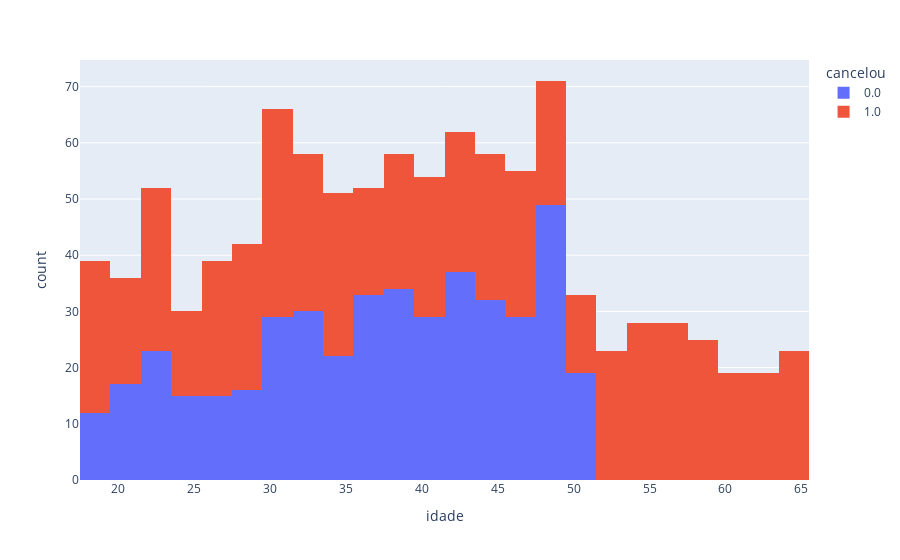

The cell this chart's notebook holds for it:
### Code cell
#Criando graficos com as colunas de dados
import plotly.express as px

grafico = px.histogram(tabela, x="idade", color="cancelou")
grafico.show()

### Figure 1 — Plotly figure (JSON) as saved in the notebook; plotly's stock layout.template omitted (floating-point values rounded to 4 significant figures; data arrays with more than 128 entries replaced by an {"elided": "..."} marker saying what was removed)
{"data": [{"alignmentgroup": "True", "bingroup": "x", "hovertemplate": "cancelou=0.0<br>idade=%{x}<br>count=%{y}<extra></extra>", "legendgroup": "0.0", "marker": {"color": "#636efa", "pattern": {"shape": ""}}, "name": "0.0", "offsetgroup": "0.0", "orientation": "v", "showlegend": true, "type": "histogram", "x": {"elided": "441 int values"}, "xaxis": "x", "yaxis": "y"}, {"alignmentgroup": "True", "bingroup": "x", "hovertemplate": "cancelou=1.0<br>idade=%{x}<br>count=%{y}<extra></extra>", "legendgroup": "1.0", "marker": {"color": "#EF553B", "pattern": {"shape": ""}}, "name": "1.0", "offsetgroup": "1.0", "orientation": "v", "showlegend": true, "type": "histogram", "x": {"elided": "580 int values"}, "xaxis": "x", "yaxis": "y"}], "layout": {"barmode": "relative", "legend": {"title": {"text": "cancelou"}, "tracegroupgap": 0}, "margin": {"t": 60}, "xaxis": {"anchor": "y", "domain": [0, 1], "title": {"text": "idade"}}, "yaxis": {"anchor": "x", "domain": [0, 1], "title": {"text": "count"}}}}
